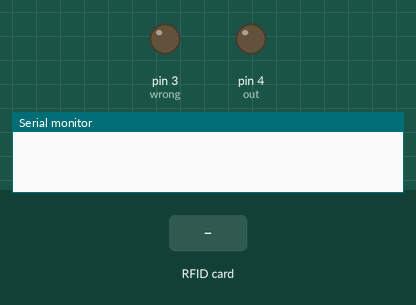
The sketch below on a simulated Arduino Uno, built with avr-gcc and run on an emulated ATmega328P. Shown: output pins drawn as LEDs (lit = HIGH), the last lines printed to the serial monitor. The test bench sets the inputs (shaded band). Pins used as bus, display or sensor lines are not drawn.

Above: at 1.2 s.
1.3 s: RFID card 54 27 4C D3 held to the reader
At 1.43 s:
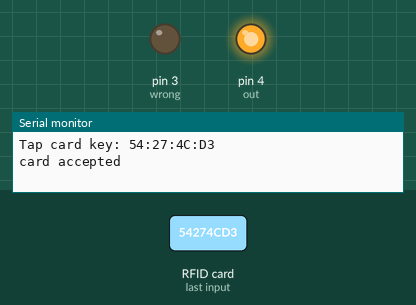
3.0 s: RFID card 5E 7A 19 C4 held to the reader
At 3.8 s:
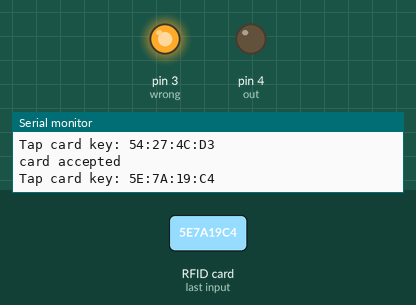
5.5 s: RFID card 59 26 E9 A9 held to the reader
At 6.1 s:
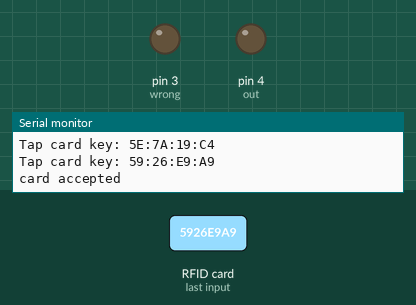
Timing chart, 0 to 8.5 s (numbered marks = the images above; inputs shaded):
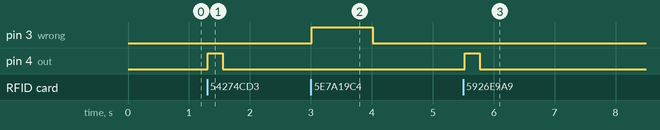

The sketch:

Edo2_1_.ino
```cpp
#include "SPI.h"
#include "MFRC522.h"
#define SS_PIN 10
#define RST_PIN 9
int m = 0, n = 0;
int out = 4;
int wrong = 3;
MFRC522 rfid(SS_PIN, RST_PIN);
MFRC522::MIFARE_Key key;
void setup() {
  Serial.begin(9600);
  SPI.begin();
  rfid.PCD_Init();
  pinMode(out, OUTPUT);
  pinMode(wrong, OUTPUT);
}
void loop() {
  {
    if (!rfid.PICC_IsNewCardPresent() || !rfid.PICC_ReadCardSerial())
      return;
    // Serial.print(F("PICC type: "));
    MFRC522::PICC_Type piccType = rfid.PICC_GetType(rfid.uid.sak);
    // Serial.println(rfid.PICC_GetTypeName(piccType));
    // Check is the PICC of Classic MIFARE type
    if (piccType != MFRC522::PICC_TYPE_MIFARE_MINI &&
        piccType != MFRC522::PICC_TYPE_MIFARE_1K &&
        piccType != MFRC522::PICC_TYPE_MIFARE_4K) {
      Serial.println(F("Your tag is not of type MIFARE Classic."));
      return;
    }
    String strID = "";
    for (byte i = 0; i < 4; i++) {
      strID +=
        (rfid.uid.uidByte[i] < 0x10 ? "0" : "") +
        String(rfid.uid.uidByte[i], HEX) +
        (i != 3 ? ":" : "");
    }
    strID.toUpperCase();
    Serial.print("Tap card key: ");
    Serial.println(strID);
    if ((strID.indexOf("54:27:4C:D3") >= 0)||(strID.indexOf("59:26:E9:A9") >= 0)||(strID.indexOf("1E:F5:0B:FA") >= 0)||(strID.indexOf("59:26:E9:A9") >= 0)||(strID.indexOf("59:B9:D9:2A") >= 0)||(strID.indexOf("09:C4:E4:2A") >= 0)||(strID.indexOf("F2:71:5A:D3") >= 0)||(strID.indexOf("8A:FA:E3:81") >= 0))
    {
       Serial.println("card accepted");
      digitalWrite(out, HIGH);
      delay(250);

      digitalWrite(out, LOW);
    }

    else
    {
      digitalWrite(wrong, HIGH);
      delay(1000);
      digitalWrite(wrong, LOW);
    }
    rfid.PICC_HaltA();
    rfid.PCD_StopCrypto1();
  }
}
```

Measured:
- after the input at 1.3 s, pin 4 (out): LOW → HIGH at once, → LOW 0.25 s later
- after the input at 3.0 s, pin 3 (wrong): LOW → HIGH at once, → LOW 1.0 s later
- after the input at 5.5 s, pin 4 (out): LOW → HIGH at once, → LOW 0.25 s later
